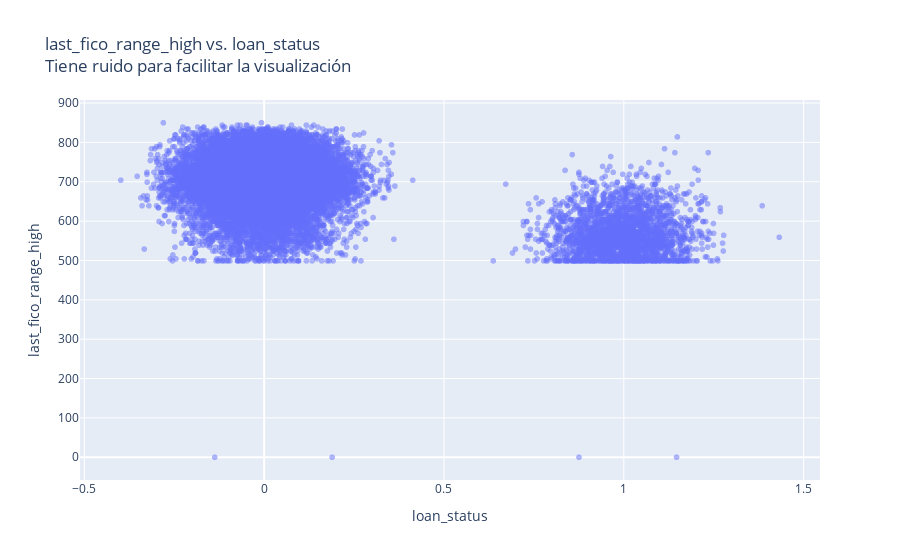

Notebook cell for this chart:
### Code cell
px.scatter(data_frame = data_plot, x = 'loan_status', y = 'last_fico_range_high', opacity = .5, title = 'last_fico_range_high vs. loan_status <br><span>Tiene ruido para facilitar la visualización</span>')

### Figure 1 — Plotly figure (JSON) as saved in the notebook; plotly's stock layout.template omitted (floating-point values rounded to 4 significant figures; data arrays with more than 128 entries replaced by an {"elided": "..."} marker saying what was removed)
{"data": [{"hovertemplate": "loan_status=%{x}<br>last_fico_range_high=%{y}<extra></extra>", "legendgroup": "", "marker": {"color": "#636efa", "opacity": 0.5, "symbol": "circle"}, "mode": "markers", "name": "", "showlegend": false, "type": "scattergl", "x": {"elided": "24966 float values"}, "xaxis": "x", "y": {"elided": "24966 float values"}, "yaxis": "y"}], "layout": {"legend": {"tracegroupgap": 0}, "title": {"text": "last_fico_range_high vs. loan_status <br><span>Tiene ruido para facilitar la visualización</span>"}, "xaxis": {"anchor": "y", "domain": [0, 1], "title": {"text": "loan_status"}}, "yaxis": {"anchor": "x", "domain": [0, 1], "title": {"text": "last_fico_range_high"}}}}
